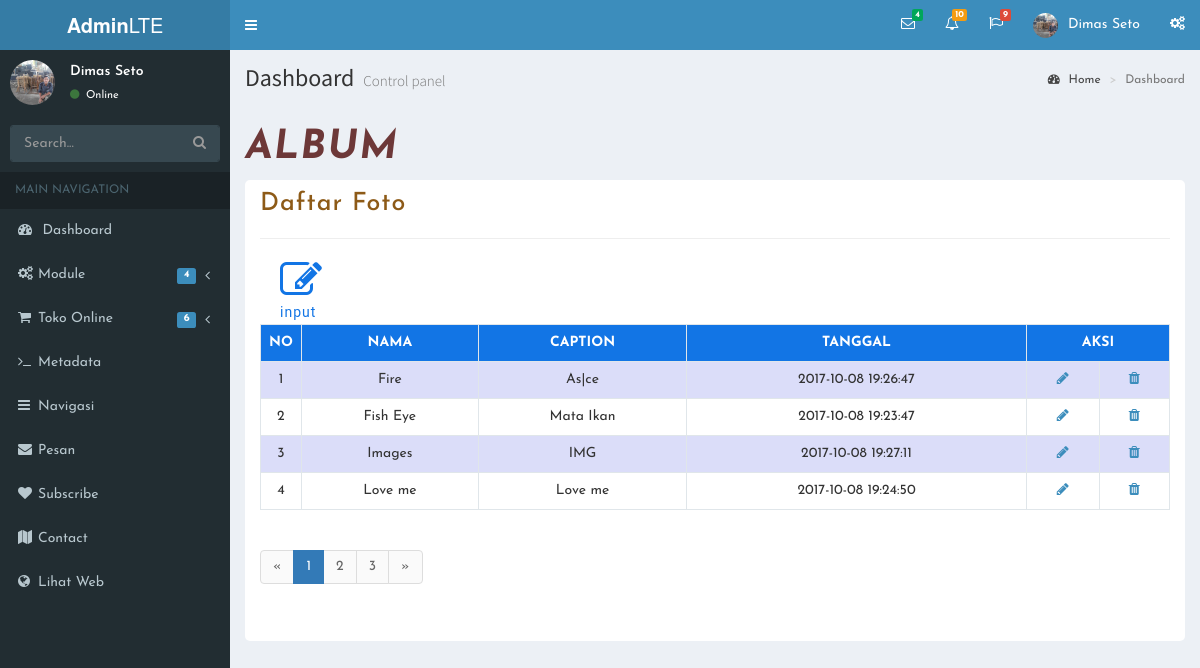
Screenshot of /s-admin?page=album (signed in) with the database file from the repository.
### tables this page shows
CREATE TABLE `album` (
  `id` int(8) NOT NULL,
  `gambar` varchar(255) NOT NULL,
  `caption` varchar(255) NOT NULL,
  `nama` varchar(255) NOT NULL,
  `tgl` datetime NOT NULL
);

### admin/view/album.php (the view, shortened to what this page needs)
<?php
	if (empty($_GET['act'])) {
		tampil();
	}
	elseif ($_GET['act'] == 'tambah') {
		tambah();
	}
	elseif ($_GET['act'] == 'edit') {
		edit();
	}
	elseif ($_GET['act'] == 'hapus') {
		hapus();
	}
?>
    <?php function tampil(){
	$base_url = "http://localhost/Project-dua/s-admin";
    $halaman = @$_GET['halaman'];
    $batas = 4;
    if (empty($halaman)) {
        $posisi = 0;
        $halaman = 1;
    }else{
        $posisi = ($halaman - 1)*$batas;
    }
 ?>
   <h1 class="title">Album</h1>
    <div class="badan">
    <div class="container">
       <h4 class="sub-title">Daftar Foto</h4>
       <hr>
        <a href="?page=album&act=tambah">
            <i class="fa fa-pencil-square-o fa-3x far" aria-hidden="true"></i>
            <br>
            <span class="fan">input</span>
        </a>
        <br>
        <table class="table" id="table">
            <tr class="tampil">
                <th>No</th>
                <th>Nama</th>
                <th>caption</th>
                <th>Tanggal</th>
                <th colspan="2">Aksi</th>
            </tr>
            <?php
 		include '../config/konek.php';
 		$query = mysqli_query($koneksi, "SELECT * FROM album ORDER BY nama LIMIT $posisi,$batas") or die (mysqli_error());
 		if (mysqli_num_rows($query) == 0) {
 			echo "<b>data tidak ada<b>";
 		}else {
 			$no = 1 + $posisi;
 			while($r = mysqli_fetch_array($query)):
 				?>
                <tr>
                    <td>
                        <?php echo $no++ ?>
                    </td>
                    <td>
                        <?php echo $r['nama']; ?>
                    </td>
                    <td>
                        <?php echo $r['caption']; ?>
                    </td>
                    <td>
                        <?php echo $r['tgl']; ?>
                    </td>
                    <td><a href="<?php echo $base_url;?>?page=album&act=edit&id=<?php echo $r['id'];?>"><i class="fa fa-pencil" title="edit"></i></a></td>
                    <td><a href="<?php echo $base_url;?>?page=album&act=hapus&id=<?php echo $r['id'];?>"><i class="fa fa-trash" title="hapus"></i></a></td>
                </tr>
                <?php
                    endwhile;
                    }
                    ?>
        </table>
        <div class="">
            <nav aria-label="Page navigation">
                <ul class="pagination">
                    <li>
                        <a href="#" aria-label="Previous">
                        <span aria-hidden="true">&laquo;</span>
                    </a>
                    </li>
                    <?php
                    $hitungproduk = $koneksi->query("SELECT * FROM album");
                    $jmldata = mysqli_num_rows($hitungproduk);
                    $jmlhalaman = ceil($jmldata/$batas);
                    for ($i=1; $i <= $jmlhalaman; $i++) {
                        if ($i != $halaman) {
                            echo "<li><a href='?page=album&halaman=$i'>$i</a></li>";
                        }else {
                            echo "<li class='active'><a href='?page=album&halaman=$i'>$i</a></li>";
                        }
                    }
                ?>
                        <li>
                            <a href="#" aria-label="Next">
                    <span aria-hidden="true">&raquo;</span>
                  </a>
                        </li>
                </ul>
            </nav>
        </div>
    </div>
    </div>
    <?php } ?>

### rows the page displays
album: nama "Fire", caption "As|ce", tgl "2017-10-08 19:26:47"
album: nama "Fish Eye", caption "Mata Ikan", tgl "2017-10-08 19:23:47"
album: nama "Images", caption "IMG", tgl "2017-10-08 19:27:11"
album: nama "Love me", caption "Love me", tgl "2017-10-08 19:24:50"
